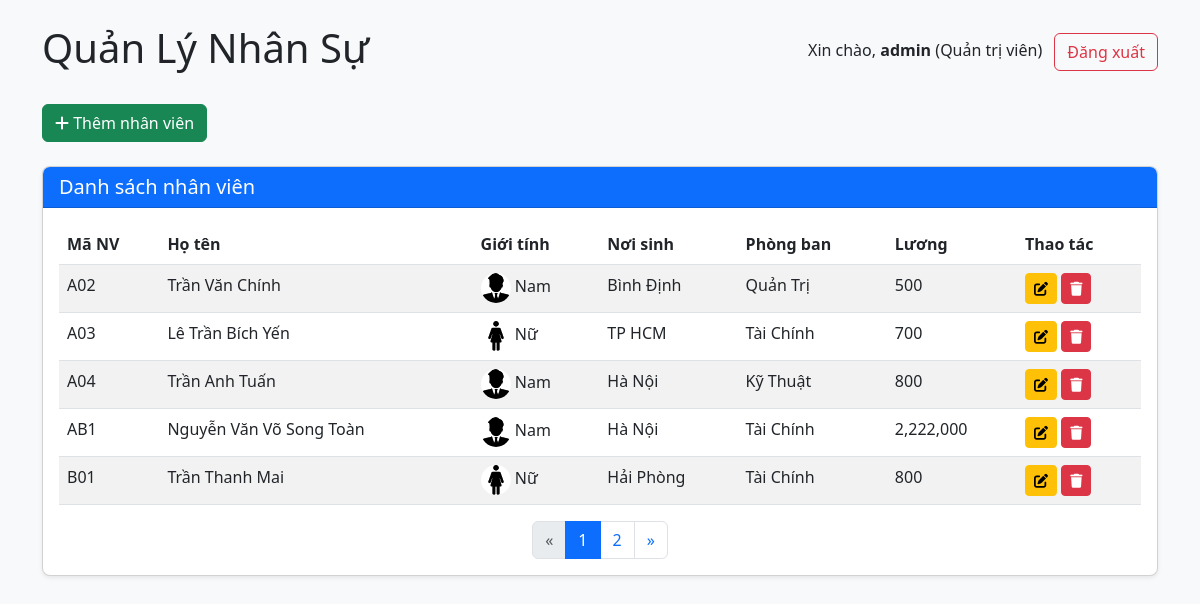
/index.php (signed in), run on the app's committed database.
### tables this page shows
CREATE TABLE `nhanvien` (
  `Ma_NV` varchar(3) NOT NULL,
  `Ten_NV` varchar(100) NOT NULL,
  `Phai` varchar(3) DEFAULT NULL,
  `Noi_Sinh` varchar(200) DEFAULT NULL,
  `Ma_Phong` varchar(2) DEFAULT NULL,
  `Luong` int(11) DEFAULT NULL
);

CREATE TABLE `phongban` (
  `Ma_Phong` varchar(2) NOT NULL,
  `Ten_Phong` varchar(30) NOT NULL
);

### index.php (the view, shortened to what this page needs)
<?php
require_once 'config/database.php';
$isLoggedIn = isset($_SESSION['user_id']);
$isAdmin = $isLoggedIn && $_SESSION['role'] === 'admin';
$page = isset($_GET['page']) ? $_GET['page'] : 1;
$limit = 5;
$offset = ($page - 1) * $limit;
$totalQuery = "SELECT COUNT(*) as total FROM nhanvien";
$totalResult = $conn->query($totalQuery);
$totalRow = $totalResult->fetch_assoc();
$totalEmployees = $totalRow['total'];
$totalPages = ceil($totalEmployees / $limit);
$query = "SELECT nv.*, pb.Ten_Phong
          FROM nhanvien nv
          LEFT JOIN phongban pb ON nv.Ma_Phong = pb.Ma_Phong
          LIMIT $limit OFFSET $offset";
$result = $conn->query($query);
?>
<!DOCTYPE html>
<html lang="vi">
<head>
    <link rel="stylesheet" href="https://cdn.jsdelivr.net/npm/bootstrap@5.3.0/dist/css/bootstrap.min.css">
    <link rel="stylesheet" href="https://cdnjs.cloudflare.com/ajax/libs/font-awesome/6.4.0/css/all.min.css">
    <link rel="stylesheet" href="assets/css/style.css">
</head>
<body>
    <div class="container mt-4">
        <header class="mb-4">
            <div class="d-flex justify-content-between align-items-center">
                <h1>Quản Lý Nhân Sự</h1>
                <div>
                    <?php if ($isLoggedIn): ?>
                        <span class="me-2">
                            Xin chào, <strong><?php echo htmlspecialchars($_SESSION['username']); ?></strong>
                            (<?php echo $_SESSION['role'] === 'admin' ? 'Quản trị viên' : 'Người dùng'; ?>)
                        </span>
                        <a href="?logout=1" class="btn btn-outline-danger">Đăng xuất</a>
                    <?php else: ?>
                        <a href="login.php" class="btn btn-primary">Đăng nhập</a>
                    <?php endif; ?>
                </div>
            </div>
        </header>
        <?php if ($isAdmin): ?>
            <div class="mb-4">
                <button type="button" class="btn btn-success" data-bs-toggle="modal" data-bs-target="#addEmployeeModal">
                    <i class="fas fa-plus"></i> Thêm nhân viên
                </button>
            </div>
        <?php endif; ?>
        <div class="card">
            <div class="card-header bg-primary text-white">
                <h5 class="mb-0">Danh sách nhân viên</h5>
            </div>
            <div class="card-body">
                <div class="table-responsive">
                    <table class="table table-striped table-hover">
                        <thead>
                            <tr>
                                <th>Mã NV</th>
                                <th>Họ tên</th>
                                <th>Giới tính</th>
                                <th>Nơi sinh</th>
                                <th>Phòng ban</th>
                                <th>Lương</th>
                                <?php if ($isAdmin): ?>
                                    <th>Thao tác</th>
                                <?php endif; ?>
                            </tr>
                        </thead>
                        <tbody>
                            <?php if ($result->num_rows > 0): ?>
                                <?php while ($row = $result->fetch_assoc()): ?>
                                    <tr>
                                        <td><?php echo htmlspecialchars($row['Ma_NV']); ?></td>
                                        <td><?php echo htmlspecialchars($row['Ten_NV']); ?></td>
                                        <td>
                                            <?php if ($row['Phai'] === 'NAM'): ?>
                                                <img src="assets/images/man.jpg" alt="Nam" width="30" height="30" class="rounded-circle">
                                                Nam
                                            <?php else: ?>
                                                <img src="assets/images/woman.jpg" alt="Nữ" width="30" height="30" class="rounded-circle">
                                                Nữ
                                            <?php endif; ?>
                                        </td>
                                        <td><?php echo htmlspecialchars($row['Noi_Sinh']); ?></td>
                                        <td><?php echo htmlspecialchars($row['Ten_Phong']); ?></td>
                                        <td><?php echo number_format($row['Luong']); ?></td>
                                        <?php if ($isAdmin): ?>
                                            <td>
                                                <button type="button" class="btn btn-sm btn-warning edit-btn"
                                                        data-bs-toggle="modal" data-bs-target="#editEmployeeModal"
                                                        data-id="<?php echo $row['Ma_NV']; ?>"
                                                        data-name="<?php echo htmlspecialchars($row['Ten_NV']); ?>"
                                                        data-gender="<?php echo $row['Phai']; ?>"
                                                        data-birthplace="<?php echo htmlspecialchars($row['Noi_Sinh']); ?>"
                                                        data-dept="<?php echo $row['Ma_Phong']; ?>"
                                                        data-salary="<?php echo $row['Luong']; ?>">
                                                    <i class="fas fa-edit"></i>
                                                </button>
                                                <button type="button" class="btn btn-sm btn-danger delete-btn"
                                                        data-bs-toggle="modal" data-bs-target="#deleteEmployeeModal"
                                                        data-id="<?php echo $row['Ma_NV']; ?>"
                                                        data-name="<?php echo htmlspecialchars($row['Ten_NV']); ?>">
                                                    <i class="fas fa-trash"></i>
                                                </button>
                                            </td>
                                        <?php endif; ?>
                                    </tr>
                                <?php endwhile; ?>
                            <?php else: ?>
                                <tr>
                                    <td colspan="<?php echo $isAdmin ? 7 : 6; ?>" class="text-center">Không có nhân viên nào</td>
                                </tr>
                            <?php endif; ?>
                        </tbody>
                    </table>
                </div>
                <?php if ($totalPages > 1): ?>
                    <nav aria-label="Page navigation">
                        <ul class="pagination justify-content-center">
                            <li class="page-item <?php echo ($page <= 1) ? 'disabled' : ''; ?>">
                                <a class="page-link" href="?page=<?php echo $page - 1; ?>" aria-label="Previous">
                                    <span aria-hidden="true">&laquo;</span>
                                </a>
                            </li>
                            <?php for ($i = 1; $i <= $totalPages; $i++): ?>
                                <li class="page-item <?php echo ($page == $i) ? 'active' : ''; ?>">
                                    <a class="page-link" href="?page=<?php echo $i; ?>"><?php echo $i; ?></a>
                                </li>
                            <?php endfor; ?>
                            <li class="page-item <?php echo ($page >= $totalPages) ? 'disabled' : ''; ?>">
                                <a class="page-link" href="?page=<?php echo $page + 1; ?>" aria-label="Next">
                                    <span aria-hidden="true">&raquo;</span>
                                </a>
                            </li>
                        </ul>
                    </nav>
                <?php endif; ?>
            </div>
        </div>
    </div>
</body>
</html>

### assets/css/style.css (style rules this page uses)
body { font-family: "Segoe UI", Tahoma, Geneva, Verdana, sans-serif; background-color: #f8f9fa; }
.table img { object-fit: cover; }
.card { box-shadow: 0 0.125rem 0.25rem rgba(0, 0, 0, 0.075); border-radius: 0.5rem; overflow: hidden; }
.card-header { background-color: #0d6efd; color: white; font-weight: 500; }
.pagination { margin-bottom: 0; }

### data on the page
nhanvien: Ma_NV "A02", Ten_NV "Trần Văn Chính", Noi_Sinh "Bình Định", Ma_Phong.Ten_Phong "Quản Trị", Luong "500"
nhanvien: Ma_NV "A03", Ten_NV "Lê Trần Bích Yến", Noi_Sinh "TP HCM", Ma_Phong.Ten_Phong "Tài Chính", Luong "700"
nhanvien: Ma_NV "A04", Ten_NV "Trần Anh Tuấn", Noi_Sinh "Hà Nội", Ma_Phong.Ten_Phong "Kỹ Thuật", Luong "800"
nhanvien: Ma_NV "AB1", Ten_NV "Nguyễn Văn Võ Song Toàn", Noi_Sinh "Hà Nội", Ma_Phong.Ten_Phong "Tài Chính", Luong "2,222,000"
nhanvien: Ma_NV "B01", Ten_NV "Trần Thanh Mai", Noi_Sinh "Hải Phòng", Ma_Phong.Ten_Phong "Tài Chính", Luong "800"

### other printed values
$_SESSION['username'] "admin"
